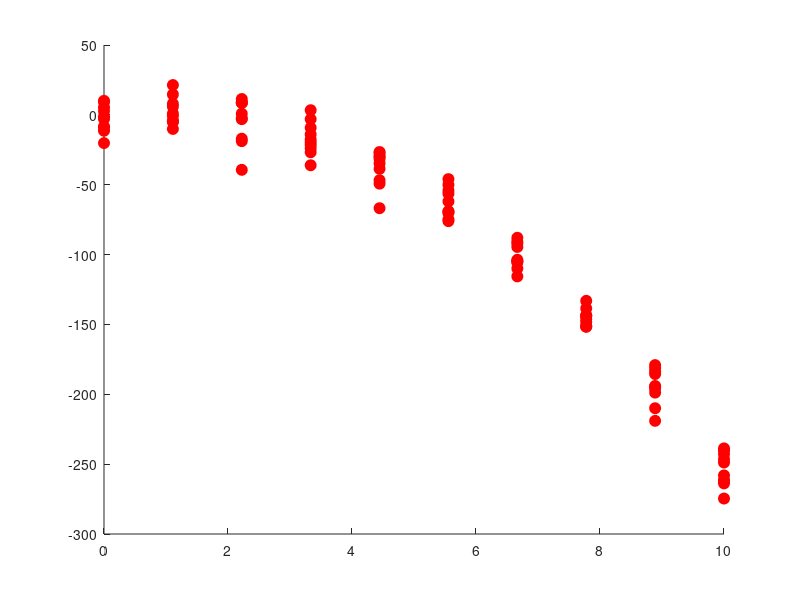

The MATLAB source for this figure: (Note: this script raises an error after producing the figure.)
function crossvalTutorial
% crossvalTutorial
%
% Quick little tutorial to show how to cross-validate some data.
%
% 12/16/16  dhb, ar  Wrote the skeleton.

%% Clear
clear; close all;

%% Parameters
nIndependentValues = 10;
nReplications = 100;
noiseSd = 10;
nFolds = 8;
c1 = 5;
c2 = -3;

%% Let's generate a dataset of random numbers that are described by a quadratic
xVals = repmat(linspace(0,10,nIndependentValues),nReplications,1);
yObserved = zeros(size(xVals));
for jj = 1:nReplications
    xMatTemp = [xVals(jj,:) ; xVals(jj,:).^ 2];
    yTemp = [c1 c2]*xMatTemp;
    yObserved(jj,:) = yTemp + normrnd(0,noiseSd,1,size(yObserved,2));
end

%% Plot the simulated data
figure; clf; hold on
for jj = 1:size(yObserved,2)   
    plot(xVals(jj,:),yObserved(jj,:),'ro','MarkerSize',8,'MarkerFaceColor','r');
end

%% Do a cross-validated fit, using the crossval function
%
% We'll do both linear and quadratic fits
%
% Linear
linearCrossValErr = crossval(@linearFit,xVals,yObserved,'KFold',nFolds);
meanLinearCrossValErr = mean(linearCrossValErr);

% Quadratic
quadraticCrossValErr = crossval(@quadraticFit,xVals,yObserved,'KFold',nFolds);
meanQuadraticCrossValErr = mean(quadraticCrossValErr);

% Report who won
if (quadraticCrossValErr < linearCrossValErr)
    fprintf('Crossval method: Correctly identified that it was quadratic\n');
else
    fprintf('Crossval method: Incorrectly think it is linear\n');
end

%% Now we'll do the same thing using the cvpartition class.
%
% This is a bit less slick for this simple example, but much
% more flexible when the fit functions need to be more complicated.
c = cvpartition(nReplications,'Kfold',nFolds);
for kk = 1:nFolds
    % Get indices for kkth fold
    trainingIndex = c.training(kk);
    testIndex = c.test(kk);
    check = trainingIndex + testIndex;
    if (any(check ~= 1))
        error('We do not understand cvparitiion''s kFold indexing scheme');
    end
    
    % Get linear and quadratic error for this fold
    linearCrossValErr(kk) = linearFit(xVals(trainingIndex,:),yObserved(trainingIndex,:),xVals(testIndex,:),yObserved(testIndex,:));
    quadraticCrossValErr(kk) = quadraticFit(xVals(trainingIndex,:),yObserved(trainingIndex,:),xVals(testIndex,:),yObserved(testIndex,:));
end

% Get mean error for two types of it
meanQuadraticCrossValErr = mean(quadraticCrossValErr);
meanLinearCrossValErr = mean(linearCrossValErr);

% Report who won
if (quadraticCrossValErr < linearCrossValErr)
    fprintf('CVParitition method: Correctly identified that it was quadratic\n');
else
    fprintf('CVParitition method: Incorrectly think it is linear\n');
end

end

function testVal = linearFit(xTrain,yTrain,xTest,yTest)
    c = xTrain(:)\yTrain(:);
    yPred = xTest(:)*c;
    yDiff = yPred(:)-yTest(:);
    testVal = sum(yDiff.^2);
end

function testVal = quadraticFit(xTrain,yTrain,xTest,yTest)
    c = [xTrain(:) xTrain(:).^2]\yTrain(:);
    yPred = [xTest(:) xTest(:).^2]*c;
    yDiff = yPred(:)-yTest(:);
    testVal = sum(yDiff.^2);
end